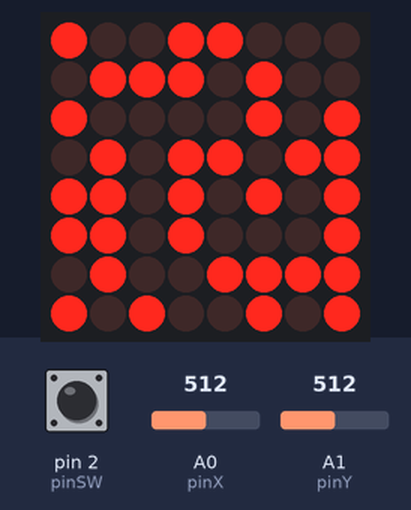
Bench run of a sketch on a simulated Arduino Uno, built with avr-gcc and run on an emulated ATmega328P. Shown: 8×8 LED matrix. Inputs (shaded band) come from the test bench; at power-on: A0 (pinX) = 512, pin 2 (pinSW) HIGH, A1 (pinY) = 512. Random numbers use the default seed unless the sketch sets one.

Above: at 2.4 s.
2.9 s: A0 (pinX) set to 214
4.4 s: A0 (pinX) set to 185
At 4.85 s:
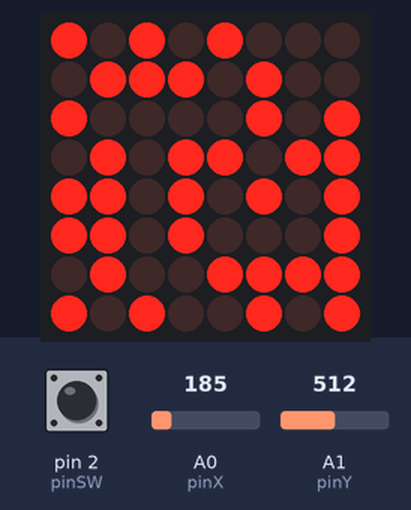
7.4 s: pin 2 (pinSW) pulled LOW for 0.15 s
At 8.0 s:
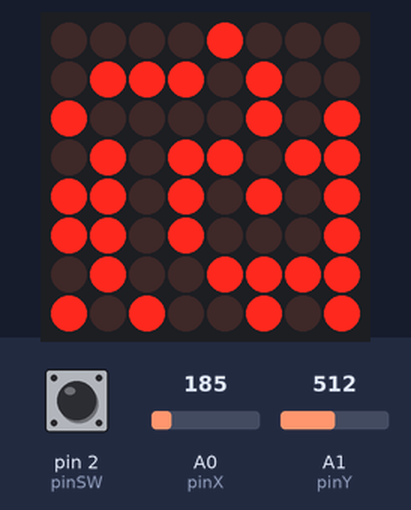
8.1 s: pin 2 (pinSW) pulled LOW for 1 s
At 9.4 s:
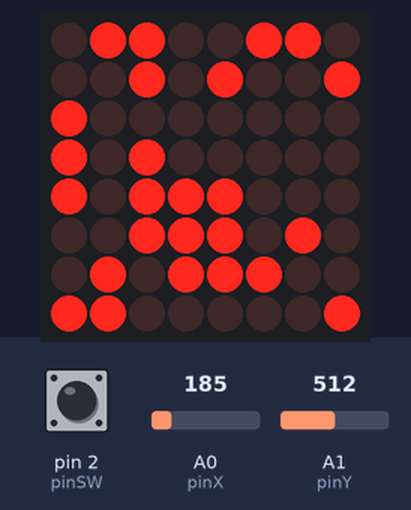
9.7 s: A0 (pinX) set to 900
At 10.39 s:
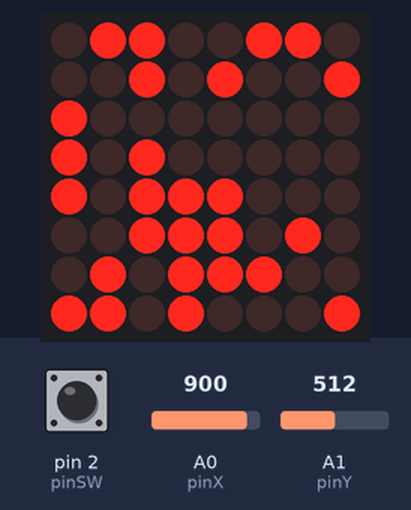
12.7 s: pin 2 (pinSW) pulled LOW for 0.15 s
At 13.46 s:
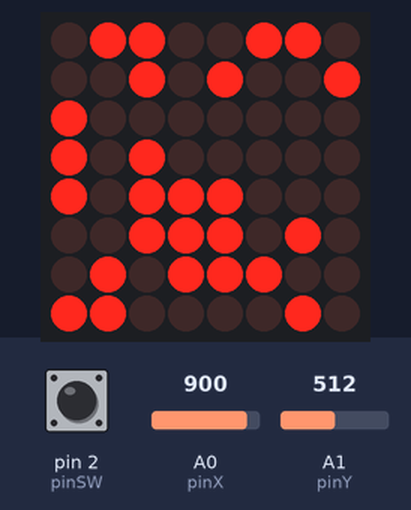
Timing chart, 0 to 14.4 s (numbered marks = the images above; inputs shaded):
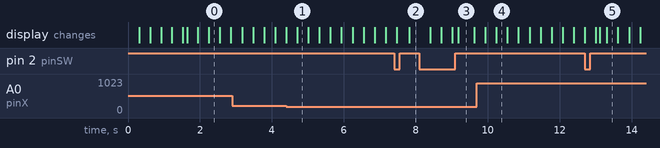

The sketch:

homework_6.ino
```cpp
#include "LedControl.h"

#define UP 0
#define DOWN 1
#define LEFT 2
#define RIGHT 3

#define SHORT_PRESS 1
#define LONG_PRESS 2

// Matrix driver pins
const int dinPin = 12;
const int clockPin = 11;
const int loadPin = 10;

LedControl lc = LedControl(dinPin, clockPin, loadPin, 1);  //DIN, CLK, LOAD, No. DRIVER
byte matrixBrightness = 2;

const byte matrixSize = 8;
byte matrix[matrixSize][matrixSize] = {
  { 0, 0, 0, 0, 0, 0, 0, 0 },
  { 0, 0, 0, 0, 0, 0, 0, 0 },
  { 0, 0, 0, 0, 0, 0, 0, 0 },
  { 0, 0, 0, 0, 0, 0, 0, 0 },
  { 0, 0, 0, 0, 0, 0, 0, 0 },
  { 0, 0, 0, 0, 0, 0, 0, 0 },
  { 0, 0, 0, 0, 0, 0, 0, 0 },
  { 0, 0, 0, 0, 0, 0, 0, 0 }
};

// joystick pins
const int pinSW = 2;
const int pinX = A0;
const int pinY = A1;

// Potentiometers variables
int xValue = 0;
int yValue = 0;
int minThreshold = 200;
int maxThreshold = 800;
bool joyMoved = false;

// Button variables
byte lastReading = LOW;
byte swState = LOW;
unsigned long lastDebounceTime = 0;
unsigned long debounceDelay = 50;

unsigned long lastPlayerBlink;
unsigned long playerBlinkTime = 300;

const int minWallsPercentage = 50;
const int maxWallsPercentage = 75;

unsigned long lastJoyMoved = 0;
unsigned long moveTime = 600;

const int longPressTime = 1000;

unsigned long pressedTime = 0;
unsigned long releasedTime = 0;

struct Player {
  byte x, y;
  byte direction;
} player;

struct Bullet {
  byte x, y;
  byte direction;
  bool bulletShot;
  unsigned long lastBulletBlink = 0;
  unsigned long lastBulletMove = 0;
};

unsigned long bulletBlinkTime = 100;
unsigned long bulletMoveTime = 200;

const int maxNoOfBullets = 5;
Bullet bullets[maxNoOfBullets];

void setup() {
  Serial.begin(9600);
  randomSeed(analogRead(5));

  pinMode(pinSW, INPUT_PULLUP);
  pinMode(pinX, INPUT);
  pinMode(pinY, INPUT);

  lc.shutdown(0, false);
  lc.setIntensity(0, matrixBrightness);
  lc.clearDisplay(0);

  introAnimation(matrix);

  // Generate player and walls
  player = generatePlayer();
  generateWalls(matrix, player);
  for (int i = 0; i < maxNoOfBullets; i++) {
    bullets[i].x = 0;
    bullets[i].y = 0;
    bullets[i].direction = 0;
    bullets[i].bulletShot = false;
  }
}

void loop() {
  // Blink the player
  if (millis() - lastPlayerBlink > playerBlinkTime) {
    matrix[player.x][player.y] = !matrix[player.x][player.y];
    lastPlayerBlink = millis();
  }

  readJoystickMovement();

  int currentButtonState = joystickButtonPress();
  if (currentButtonState == SHORT_PRESS) {
    // Start the bullet at the player's posiotion
    for (int i = 0; i < maxNoOfBullets; i++) {
      if (bullets[i].bulletShot == false) {
        bullets[i].x = player.x;
        bullets[i].y = player.y;
        bullets[i].direction = player.direction;
        bullets[i].bulletShot = true;

        bullets[i].lastBulletBlink = millis();
        bullets[i].lastBulletMove = millis();
        break;
      }
    }
  }
  else if (currentButtonState == LONG_PRESS) {
    clearMatrix(matrix);
    player = generatePlayer();
    generateWalls(matrix, player);
  }


  for (int i = 0; i < maxNoOfBullets; i++) {
    if (bullets[i].bulletShot == true) {
      moveBullet(i);
    }
  }

  for (int row = 0; row < matrixSize; row++) {
    for (int col = 0; col < matrixSize; col++) {
      lc.setLed(0, row, col, matrix[row][col]);
    }
  }
}

void introAnimation(byte matrix[matrixSize][matrixSize]) {
  for (int row = 0; row < matrixSize; row++) {
    for (int col = 0; col < matrixSize; col++) {
      lc.setLed(0, row, col, 1);
    }
  }

  for (int row = 0; row < matrixSize; row++) {
    for (int col = 0; col < matrixSize; col++) {
      lc.setLed(0, row, col, 0);
      delay(25);
    }
  }
}

void clearMatrix(byte matrix[matrixSize][matrixSize]) {
  for (int i = 0; i < matrixSize; i++) {
    for (int j = 0; j < matrixSize; j++) {
      matrix[i][j] = 0;
    }
  }
}

void moveBullet(int index) {
  // Blink the bullet
  if ((millis() - bullets[index].lastBulletBlink > bulletBlinkTime) &&
     !(bullets[index].x == player.x && bullets[index].y == player.y)) {

    matrix[bullets[index].x][bullets[index].y] = !matrix[bullets[index].x][bullets[index].y];
    bullets[index].lastBulletBlink = millis();
  }

  // Move the bullet in the correct direction
  if (millis() - bullets[index].lastBulletMove > bulletMoveTime) {
    matrix[bullets[index].x][bullets[index].y] = 0;
    if (bullets[index].direction == UP) {
      bullets[index].x--;
    }
    else if (bullets[index].direction == DOWN) {
      bullets[index].x++;
    }
    else if (bullets[index].direction == LEFT) {
      bullets[index].y--;
    }
    else if (bullets[index].direction == RIGHT)  {
      bullets[index].y++;
    }

    // If the bullet hits a wall, destory the wall
    if (matrix[bullets[index].x][bullets[index].y] == 1) {
      matrix[bullets[index].x][bullets[index].y] = 0;
      bullets[index].bulletShot = false;
    }

    // If the bullet exits the matrix do nothing
    if (bullets[index].x < 0 || bullets[index].x >= matrixSize ||
        bullets[index].y < 0 || bullets[index].y >= matrixSize) {

      bullets[index].bulletShot = false;
    }

    bullets[index].lastBulletMove = millis();
  }
}

Player generatePlayer() {
  int x = random(0, matrixSize);
  int y = random(0, matrixSize);

  return Player {x, y, 0};
}

void generateWalls(byte matrix[matrixSize][matrixSize], Player player) {
  // Calculate the minimum or maximul number of walls that can be genrated
  int minWalls = (minWallsPercentage * matrixSize * matrixSize) / 100;
  int maxWalls = (maxWallsPercentage * matrixSize * matrixSize) / 100;

  int numWalls = random(minWalls, maxWalls + 1);

  for (int i = 0; i < numWalls; i++) {
    int row = random(0, matrixSize);
    int col = random(0, matrixSize);

    // Don't generate walls over the player
    while (row == player.x && col == player.y) {
      row = random(0, matrixSize);
      col = random(0, matrixSize);
    }

    matrix[row][col] = 1;
  }
}

void readJoystickMovement() {
  // Read the values from the potentiometers
  xValue = analogRead(pinX);
  yValue = analogRead(pinY);

  // check if the joystick moved up, down, left or right
  if (xValue > maxThreshold && joyMoved == false) {
    // Move player 1 position right
    player.direction = RIGHT;

    lastJoyMoved = millis();

    int newY = min(player.y + 1, matrixSize - 1);
    if (matrix[player.x][newY] == 0) {
      matrix[player.x][player.y] = 0;
      player.y = newY;
    }

    joyMoved = true;
  }
  if (xValue < minThreshold && joyMoved == false) {
    // Move player 1 position left
    player.direction = LEFT;

    lastJoyMoved = millis();

    int newY = max(player.y - 1, 0);
    if (matrix[player.x][newY] == 0) {
      matrix[player.x][player.y] = 0;
      player.y = newY;
    }

    joyMoved = true;
  }
  if (yValue < minThreshold && joyMoved == false) {
    // Move player 1 position down
    player.direction = DOWN;

    lastJoyMoved = millis();

    int newX = min(player.x + 1, matrixSize - 1);
    if (matrix[newX][player.y] == 0) {
      matrix[player.x][player.y] = 0;
      player.x = newX;
    }

    joyMoved = true;
  }
  if (yValue > maxThreshold && joyMoved == false) {
    // Move player 1 position up
    player.direction = UP;

    lastJoyMoved = millis();

    int newX = max(player.x - 1, 0);
    if (matrix[newX][player.y] == 0) {
      matrix[player.x][player.y] = 0;
      player.x = newX;
    }

    joyMoved = true;
  }

  if (millis() - lastJoyMoved > moveTime) {
    joyMoved = false;
    lastJoyMoved = millis();
  }

  if (xValue >= minThreshold && xValue <= maxThreshold &&
      yValue >= minThreshold && yValue <= maxThreshold) {

    joyMoved = false;
  }
}

int joystickButtonPress() {
  // Read the button state
  byte reading = !digitalRead(pinSW);

  // Debounce the button and check if the press is long or short
  if (reading != lastReading) {
    lastDebounceTime = millis();
  }
   if (millis() - lastDebounceTime > debounceDelay) {
    if (reading != swState) {
      swState = reading;

      if (swState == HIGH) {
        // button is pressed
        pressedTime = millis();
      }
      if (swState == LOW) {
        // button is released
        releasedTime = millis();

        // check how long the button press was
        long duration = releasedTime - pressedTime;

        if (duration < longPressTime) {
          lastReading = reading;
          return SHORT_PRESS;
        }
        else {
          lastReading = reading;
          return LONG_PRESS;
        }
      }
    }
  }

  lastReading = reading;
  return 0;
}
```

Measured:
- the behaviour switches between 200 and 199 on A0 (pinX) (found by bisection; images 0 and 1)
- what the display in image 3 shows lasts 0.4 s, from 9.2 s to 9.6 s
